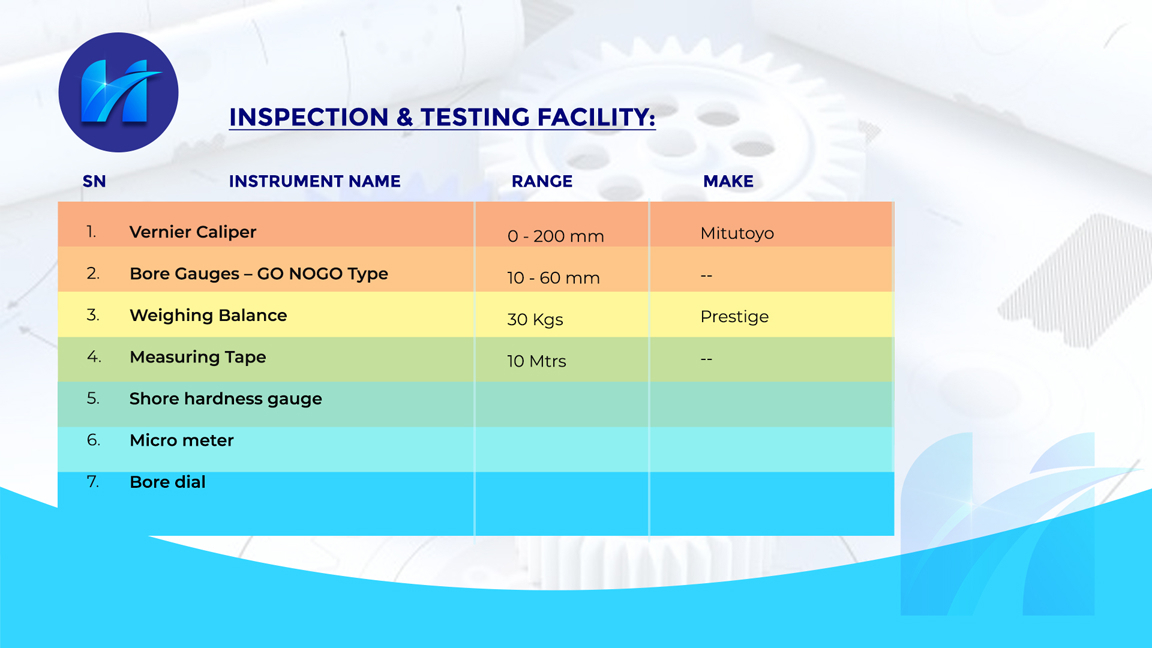
#> input picture negizhi-industries-landing/assets/extracted/page4_img1_Im0.jpg, 1152 x 648 px, found by its file name; its folder holds 4 pictures in this run
$ python inspect_pdf_pages_content.py
#> lines starting #> are read from the running program, lines starting #| are printed output that depends on the picture
from PIL import Image

for p in [4, 5, 6, 7]:
    im = Image.open(f'assets/extracted/page{p}_img1_Im0.jpg')
#> im is the input picture: PIL image 1152x648 RGB; mean R, G, B 184.2, 223.5, 223.2
    print(f'Page {p}: size={im.size}')
#| Page 4: size=(1152, 648)
    # In these pages (1152x648), where are the images?
    # Usually the top 100-200px is header/title, middle is image, bottom is description or specs
    # Let's crop middle 50%
    mid = im.crop((100, 100, 1052, 548))
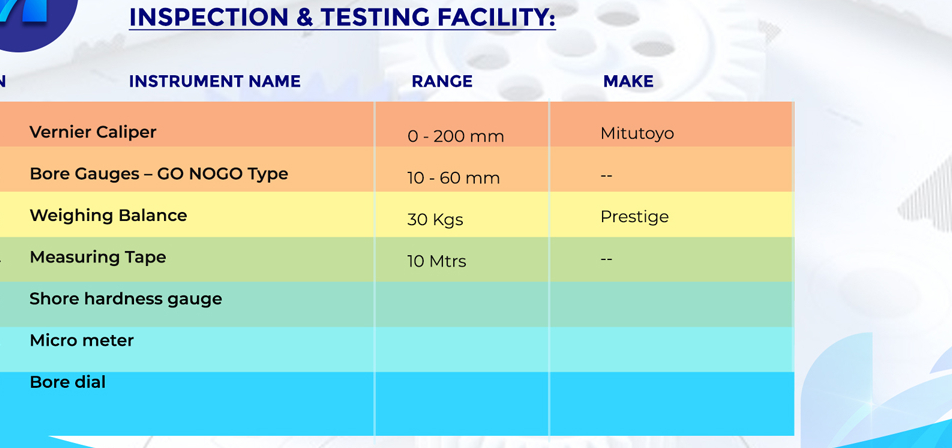
#> mid: PIL image 952x448 RGB; mean R, G, B 192.7, 219.2, 205.6
#> (the run stopped early here; a loop or call above may not have finished)
